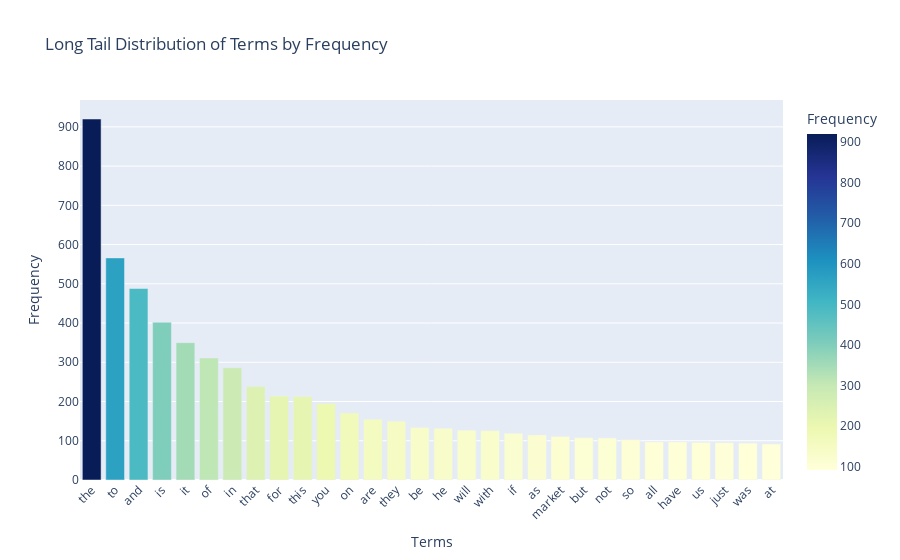

Source (notebook cell):
### Code cell
### 5-6 Term frequency analysis and visualizing the results as a bar chart sorted by frequency
### Exercise 14 answer:
# Calculate the total frequency of each term
term_frequencies = np.array(X_counts.sum(axis=0)).flatten()  
terms = vectorizer.get_feature_names_out()

# Create a DataFrame with terms and their frequencies
df_terms = pd.DataFrame({'Term': terms, 'Frequency': term_frequencies})

# Sort by frequency in descending order
df_terms = df_terms.sort_values(by='Frequency', ascending=False)

fig = px.bar(df_terms,
             x='Term',
             y='Frequency',
             title='Top 30 Terms Sorted by Frequency (Long Tail Effect)',
             labels={'Term': 'Terms', 'Frequency': 'Frequency'},
             color='Frequency',  # Color is distinguished by frequency
             color_continuous_scale='YlGnBu')

fig.update_layout(xaxis_tickangle=-45,  
                  title="Long Tail Distribution of Terms by Frequency")

### Figure 1 — Plotly figure (JSON) as saved in the notebook; plotly's stock layout.template omitted (floating-point values rounded to 4 significant figures)
{"data": [{"hovertemplate": "Terms=%{x}<br>Frequency=%{marker.color}<extra></extra>", "legendgroup": "", "marker": {"color": [920, 566, 488, 402, 350, 311, 286, 238, 214, 213, 195, 171, 155, 150, 134, 132, 127, 126, 119, 115, 111, 108, 107, 103, 97, 97, 96, 95, 94, 92], "coloraxis": "coloraxis", "pattern": {"shape": ""}}, "name": "", "orientation": "v", "showlegend": false, "textposition": "auto", "type": "bar", "x": ["the", "to", "and", "is", "it", "of", "in", "that", "for", "this", "you", "on", "are", "they", "be", "he", "will", "with", "if", "as", "market", "but", "not", "so", "all", "have", "us", "just", "was", "at"], "xaxis": "x", "y": [920, 566, 488, 402, 350, 311, 286, 238, 214, 213, 195, 171, 155, 150, 134, 132, 127, 126, 119, 115, 111, 108, 107, 103, 97, 97, 96, 95, 94, 92], "yaxis": "y"}], "layout": {"barmode": "relative", "coloraxis": {"colorbar": {"title": {"text": "Frequency"}}, "colorscale": [[0, "rgb(255,255,217)"], [0.125, "rgb(237,248,177)"], [0.25, "rgb(199,233,180)"], [0.375, "rgb(127,205,187)"], [0.5, "rgb(65,182,196)"], [0.625, "rgb(29,145,192)"], [0.75, "rgb(34,94,168)"], [0.875, "rgb(37,52,148)"], [1, "rgb(8,29,88)"]]}, "legend": {"tracegroupgap": 0}, "title": {"text": "Long Tail Distribution of Terms by Frequency"}, "xaxis": {"anchor": "y", "domain": [0, 1], "tickangle": -45, "title": {"text": "Terms"}}, "yaxis": {"anchor": "x", "domain": [0, 1], "title": {"text": "Frequency"}}}}
